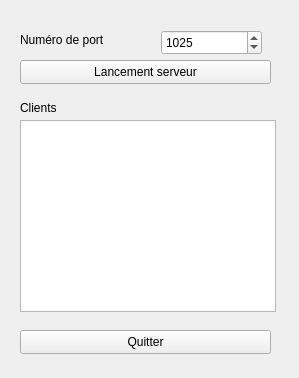
<?xml version="1.0" encoding="UTF-8"?>
<ui version="4.0">
 <class>Serveurwidget</class>
 <widget class="QWidget" name="Serveurwidget">
  <property name="geometry">
   <rect>
    <x>0</x>
    <y>0</y>
    <width>299</width>
    <height>378</height>
   </rect>
  </property>
  <property name="windowTitle">
   <string>Serveurwidget</string>
  </property>
  <widget class="QLabel" name="labelPort">
   <property name="geometry">
    <rect>
     <x>20</x>
     <y>30</y>
     <width>131</width>
     <height>20</height>
    </rect>
   </property>
   <property name="text">
    <string>Numéro de port</string>
   </property>
  </widget>
  <widget class="QLabel" name="label_2">
   <property name="geometry">
    <rect>
     <x>20</x>
     <y>100</y>
     <width>81</width>
     <height>16</height>
    </rect>
   </property>
   <property name="text">
    <string>Clients</string>
   </property>
  </widget>
  <widget class="QSpinBox" name="spinBoxPort">
   <property name="geometry">
    <rect>
     <x>161</x>
     <y>30</y>
     <width>101</width>
     <height>25</height>
    </rect>
   </property>
   <property name="maximum">
    <number>65000</number>
   </property>
   <property name="value">
    <number>1025</number>
   </property>
  </widget>
  <widget class="QPushButton" name="pushButtonLancement">
   <property name="geometry">
    <rect>
     <x>20</x>
     <y>60</y>
     <width>251</width>
     <height>24</height>
    </rect>
   </property>
   <property name="text">
    <string>Lancement serveur</string>
   </property>
  </widget>
  <widget class="QPushButton" name="pushButtonQuitter">
   <property name="geometry">
    <rect>
     <x>20</x>
     <y>330</y>
     <width>251</width>
     <height>24</height>
    </rect>
   </property>
   <property name="text">
    <string>Quitter</string>
   </property>
  </widget>
  <widget class="QListWidget" name="listWidget">
   <property name="geometry">
    <rect>
     <x>20</x>
     <y>120</y>
     <width>256</width>
     <height>192</height>
    </rect>
   </property>
  </widget>
 </widget>
 <resources/>
 <connections>
  <connection>
   <sender>pushButtonQuitter</sender>
   <signal>clicked()</signal>
   <receiver>Serveurwidget</receiver>
   <slot>close()</slot>
   <hints>
    <hint type="sourcelabel">
     <x>181</x>
     <y>340</y>
    </hint>
    <hint type="destinationlabel">
     <x>283</x>
     <y>319</y>
    </hint>
   </hints>
  </connection>
 </connections>
</ui>
